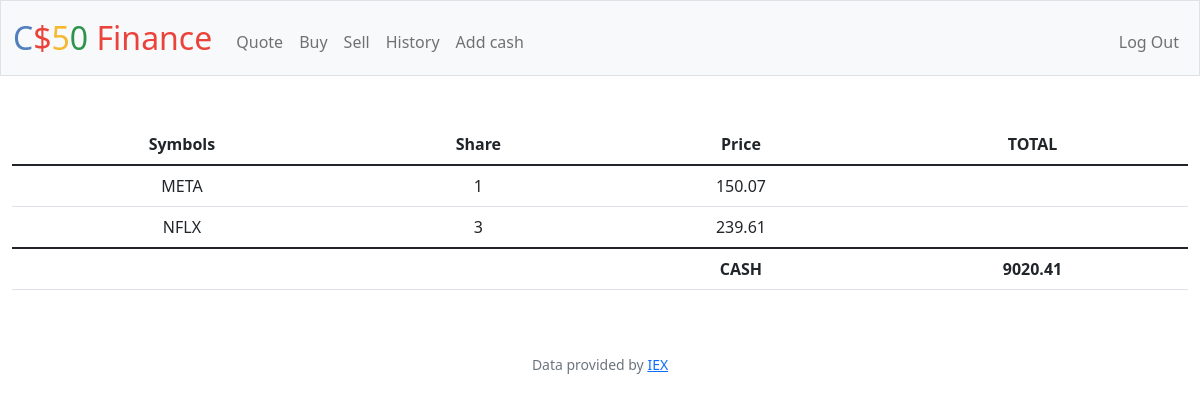
The page / (signed in) on the database its author committed.
### tables this page shows
CREATE TABLE "transactions" ('id' INTEGER PRIMARY KEY AUTOINCREMENT NOT NULL, 'user_id' INTEGER, 'symbol' TEXT, 'shares' INTEGER, 'price' REAL, 'date' INTEGER);

CREATE TABLE users (id INTEGER PRIMARY KEY AUTOINCREMENT NOT NULL, username TEXT NOT NULL, hash TEXT NOT NULL, cash NUMERIC NOT NULL DEFAULT 10000.00);

### app.py (the view)
@app.route("/")
@login_required
def index():
    user_id = session["user_id"]
    transactions_db = db.execute("SELECT symbol, SUM(shares) AS shares, price FROM transactions WHERE user_id = ? GROUP BY symbol", user_id)
    cash_db = db.execute("SELECT cash FROM users WHERE id = ?", user_id)
    cash = cash_db[0]["cash"]
    return render_template("index.html", database=transactions_db, cash=cash)

### app.py (called while the page is built)
@app.after_request
def after_request(response):
    response.headers["Cache-Control"] = "no-cache, no-store, must-revalidate"
    response.headers["Expires"] = 0
    response.headers["Pragma"] = "no-cache"
    return response

### helpers.py (called while the page is built)
def login_required(f):
    @wraps(f)
    def decorated_function(*args, **kwargs):
        if session.get("user_id") is None:
            return redirect("/login")
        return f(*args, **kwargs)
    return decorated_function

### templates/index.html (shortened to what this page needs)
{% extends "layout.html" %}
{% block main %}
<table class="table">
    <thead>
      <tr>
        <th scope="col">Symbols</th>
        <th scope="col">Share</th>
        <th scope="col">Price</th>
        <th scope="col">TOTAL</th>
      </tr>
    </thead>
    <tbody>
        {% for row in database %}
            <tr>
                <td>{{ row["symbol"]}}</td>
                <td>{{ row["shares"]}}</td>
                <td>{{ row["price"]}}</td>
                <td></td>
            </tr>
        {% endfor %}
    </tbody>
    <tfoot>
        <tr>
            <td></td>
            <td></td>
            <th scope="1">CASH</th>
            <th scope="1">{{ cash }}</th>
        </tr>
    </tfoot>
  </table>
{% endblock %}

### rows shown on the page
transactions: symbol "NFLX", shares "3", price "239.61"
users: cash "9020.41"

### other values the page prints
{{ row["symbol"] }} "META"
{{ row["shares"] }} "1"
{{ row["price"] }} "150.07"
